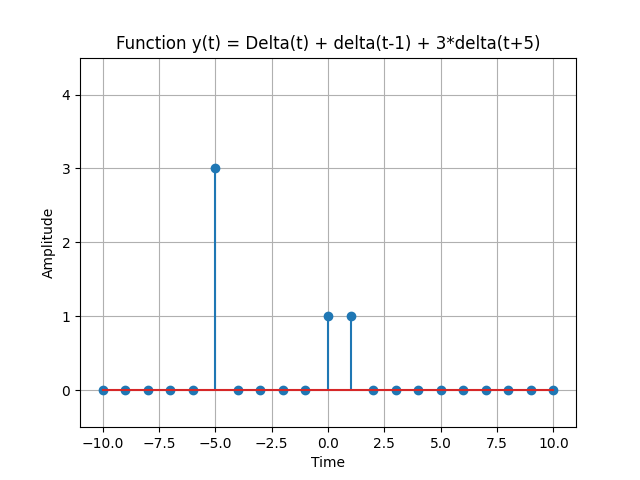

Here is the Python script that generated this plot:
import numpy as np
import matplotlib.pyplot as plt

def simulate_function(time):
    y = np.zeros_like(time)
    y[time == 0] = 1
    y[time == 1] += 1
    y[time == -5] += 3
    return y

# Define the time range
time = np.arange(-10, 11)

# Simulate the function
function_values = simulate_function(time)

# Plot and display the function
plt.stem(time, function_values)
plt.title('Function y(t) = Delta(t) + delta(t-1) + 3*delta(t+5)')
plt.xlabel('Time')
plt.ylabel('Amplitude')
plt.ylim([-0.5, 4.5])
plt.grid(True)
plt.savefig('Lab1.9.png')
plt.show()